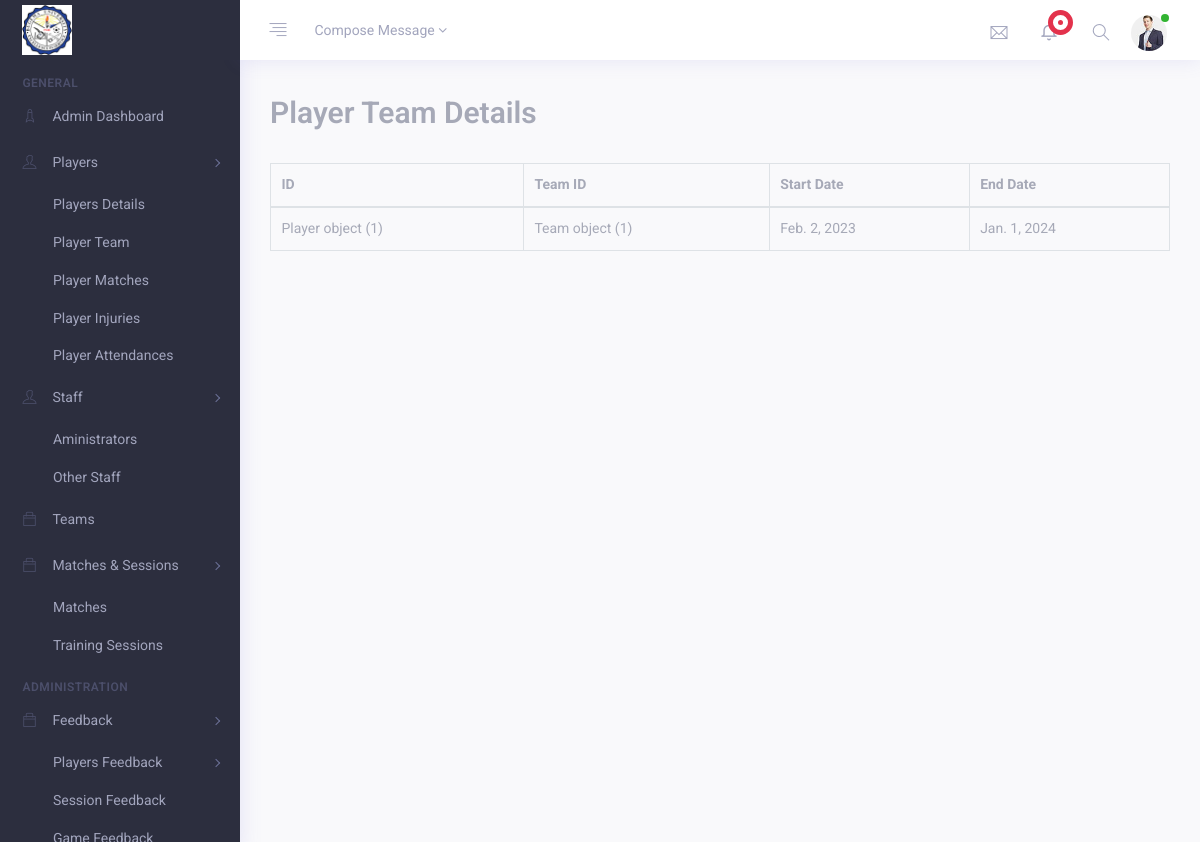
Page /player_team/ on the committed database.
### administrator/models.py (models this page shows)
class PlayerTeam(models.Model):
    player_id = models.ForeignKey(Player, on_delete=models.CASCADE)
    team_id = models.ForeignKey(Team, on_delete=models.CASCADE)
    start_date = models.DateField()
    end_date = models.DateField()

class Player(models.Model):
    player_id = models.AutoField(primary_key=True)
    first_name = models.CharField(max_length=100)
    last_name = models.CharField(max_length=100)
    gender_choices = [
        ('Male', 'Male'),
        ('Female', 'Female'),
    ]
    gender = models.CharField(max_length=30, choices=gender_choices, default=None)
    dob = models.DateField()
    nationality = models.CharField(max_length=100)
    email = models.EmailField(max_length=100)
    phone_number = models.CharField(max_length=50)
    player_game_choices = [
        ('Volleyball', 'Volleyball'),
        ('Football', 'Football'),
        ('Basketball', 'Basketball'),
        ('Netball', 'Netball'),
    ]
    player_game = models.CharField(max_length=50, choices=player_game_choices, default='Volleyball')
    position = models.CharField(max_length=100)
    jersey_no = models.IntegerField()
    medical_condition = models.CharField(max_length=100)

class Team(models.Model):
    team_id = models.AutoField(primary_key=True)
    team_name = models.CharField(max_length=100)
    coach_name = models.CharField(max_length=100)
    league_choices = [
        ('National league', 'National league'),
        ('Corporate league', 'Corporate league'),
    ]
    league = models.CharField(max_length=30, choices=league_choices, default='National league')

### administrator/views.py (the view)
# urls.py: path('player_team/', views.player_team, name="player_team"),
def player_team(request):
    player_team = PlayerTeam.objects.all()
    return render(request, "player_team.html", {'player_team': player_team})

### administrator/templates/player_team.html (shortened to what this page needs)
{% extends 'root.html' %}
{% load static %}
{% block content %}
{% load crispy_forms_tags %}
<div class="container-fluid">
    <div class="row">
        <div class="col-md-12 m-b-30">
            <form method="POST" action="">
                <div class="row">
                  <div class="col-10">
                    <h2 class="text-muted">Player Team Details</h2>
                  </div>
              </div><br />
                <div class="display_table">
                    <table class='table table-bordered'>
                      <thead>
                        <tr>
                          <th>ID</th>
                          <th>Team ID</th>
                          <th>Start Date</th>
                          <th>End Date</th>
                        </tr>
                      </thead>
                      {% for player_team in player_team %}
                      <tbody>
                        <tr>
                          <td>{{ player_team.player_id }}</td>
                          <td>{{ player_team.team_id }}</td>
                          <td>{{ player_team.start_date }}</td>
                          <td>{{ player_team.end_date }}</td>
                        </tr>
                      </tbody>
                      {% endfor %}
                    </table>
            </form>
        </div>
    </div>
</div>
{% endblock content %}

### rows in the picture
PlayerTeam: player_id "Player object (1)", team_id "Team object (1)", start_date "Feb. 2, 2023", end_date "Jan. 1, 2024"
